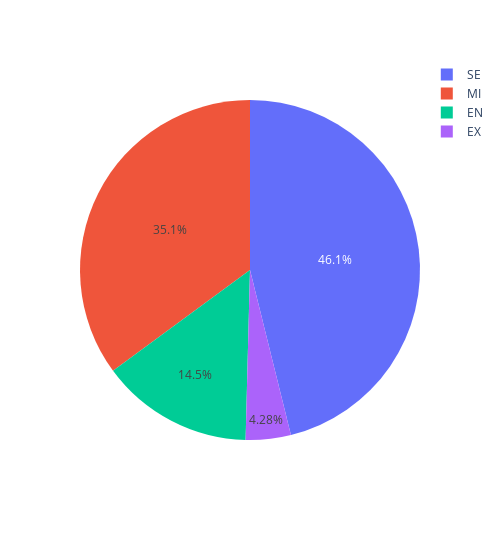

The code cell stored with this chart in its notebook:
### Code cell
px.pie(data_import, "Experience", width=500)

### Figure 1 — Plotly figure (JSON) as saved in the notebook; plotly's stock layout.template omitted (floating-point values rounded to 4 significant figures; data arrays with more than 128 entries replaced by an {"elided": "..."} marker saying what was removed)
{"data": [{"domain": {"x": [0, 1], "y": [0, 1]}, "hovertemplate": "Experience=%{label}<extra></extra>", "labels": {"elided": "607 str values"}, "legendgroup": "", "name": "", "showlegend": true, "type": "pie"}], "layout": {"legend": {"tracegroupgap": 0}, "margin": {"t": 60}, "width": 500}}
